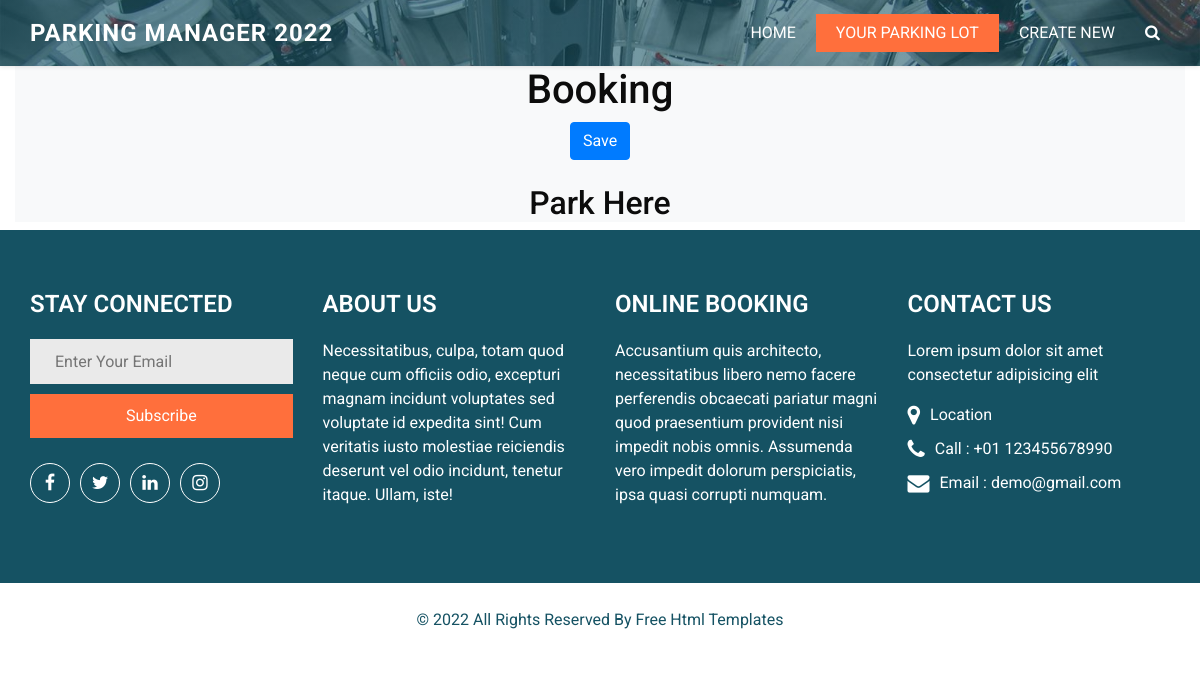
/parking/5/booking/, run on an earlier commit of the app's database.
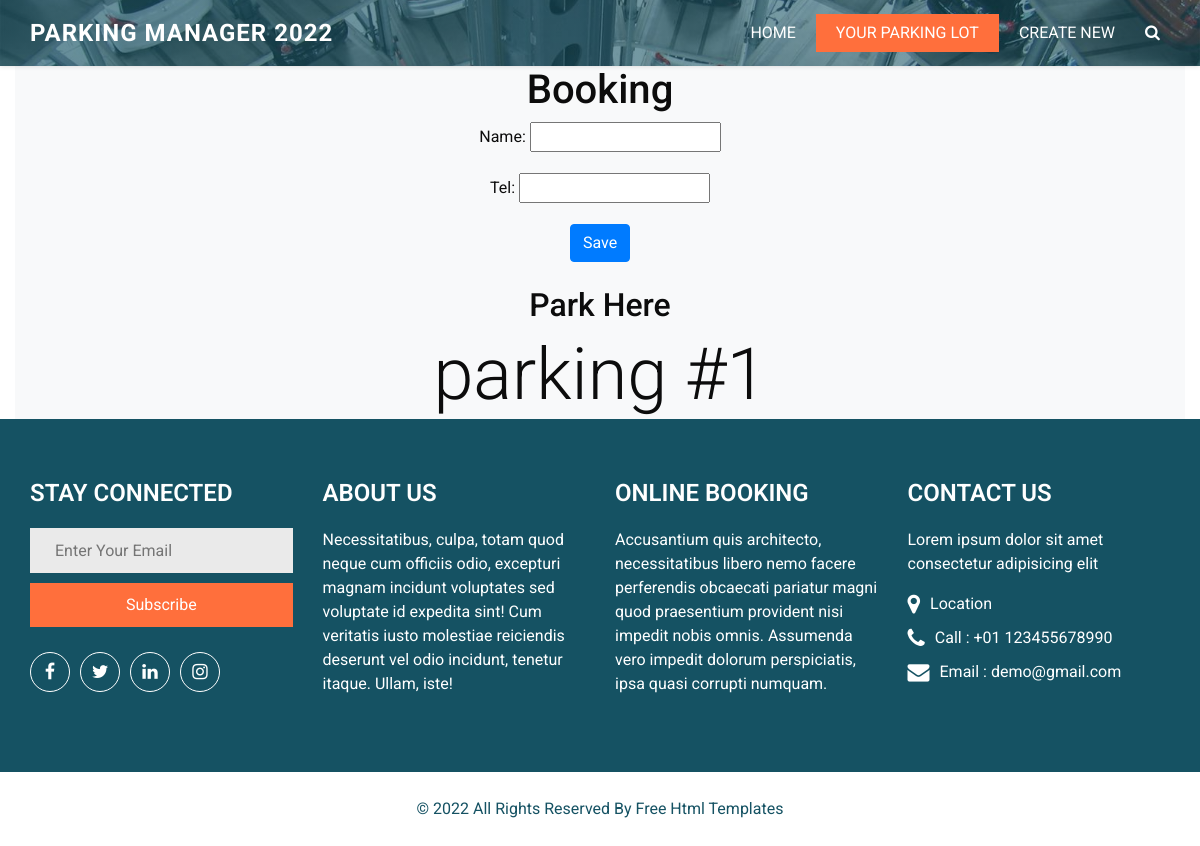
And on a later commit of the database.
### parking_lot/models.py (models this page shows)
class Slot(models.Model):
    parking = models.ForeignKey(Parkinglot,on_delete=models.CASCADE)
    name = models.CharField(null=True,max_length=10)
    status = models.BooleanField(default=True)
    customer = models.ForeignKey(Customer,on_delete=models.SET_NULL,null=True,blank=True)
    start = models.TimeField(auto_now=True,auto_now_add=False)
    end = models.TimeField(auto_now=True,auto_now_add=False)
    def __str__(self):
        return f"{self.parking} slot {self.name} status ({self.status}) slotID= {self.id}"

### parking_lot/views.py (the view)
# urls.py: path('<int:id>/booking/', views.booking, name='booking'),
def booking(request,id):
    parking = Parkinglot.objects.get(id=id)
    slot = Slot.objects.filter(parking=parking,status=True)
    box = []
    if slot.exists(): #ถ้ามีที่จอดว่าง
        for i in slot:
            box.append(i)
            print("dddd",i)
        x = box[0] #slot แรกสุด
        if request.method == 'POST':
            owned_park = Parkinglot.objects.get(id=id)
            form = customerForm(request.POST, request.FILES)
            setStatus = Slot.objects.filter(id=x.id)
            if form.is_valid():
                name = request.POST["name"]
                tel = request.POST["tel"]
                c = Customer.objects.create(name=name,tel=tel)
                print("pos2",x.id)
                setStatus.update(status=False)
                setStatus.update(customer=c)
                setStatus.update(start=datetime.now())
                print("SSS",setStatus)
                return HttpResponseRedirect(reverse("parking_lot:onpark"))
        else:
            form = customerForm()
        return render(request, 'parkinglot/booking.html', {'form': form,'id':id ,'slot':x.name,"slotid":x.id})
    else: #ที่จอดรถเต็ม
        print("bae bae")
        return render(request, 'parkinglot/booking.html', {'status': "full"})

### parking_lot/form.py
class customerForm(ModelForm):
    class Meta:
        model = Customer
        fields = ['name','tel']

### parking_lot/models.py (called while the page is built)
    def __str__(self):
        return f"{self.name} have ({self.availiable}) id = {self.id}"

### parking_lot/templates/parkinglot/booking.html (shortened to what this page needs)
{% extends "parkinglot/layout.html" %}
{% load static %}
{% block body %}
<div class="container bg-light">
    <div class="col-md-12 text-center">
    <h1>Booking</h1>
   <div>
    <form method="POST" action="." enctype="multipart/form-data">
        <div class="container">{% csrf_token %}
            {{ form.as_p}}
            <button type="submit" class="btn btn-primary" onclick="accept()">Save</button>
        </div>
    </form>
    <br>
    <h2>Park Here</h2>
    <div class="display-3" style="text-align: center" id= "slotid">{{slot}}</div>
   </div>
</div>
</div>
{% endblock %}

What changed in the data, as far as the page shows it:
now on this page (row edited): Slot: name "parking #1"
Also different on the page:
text now shown: "Name: Tel:"
